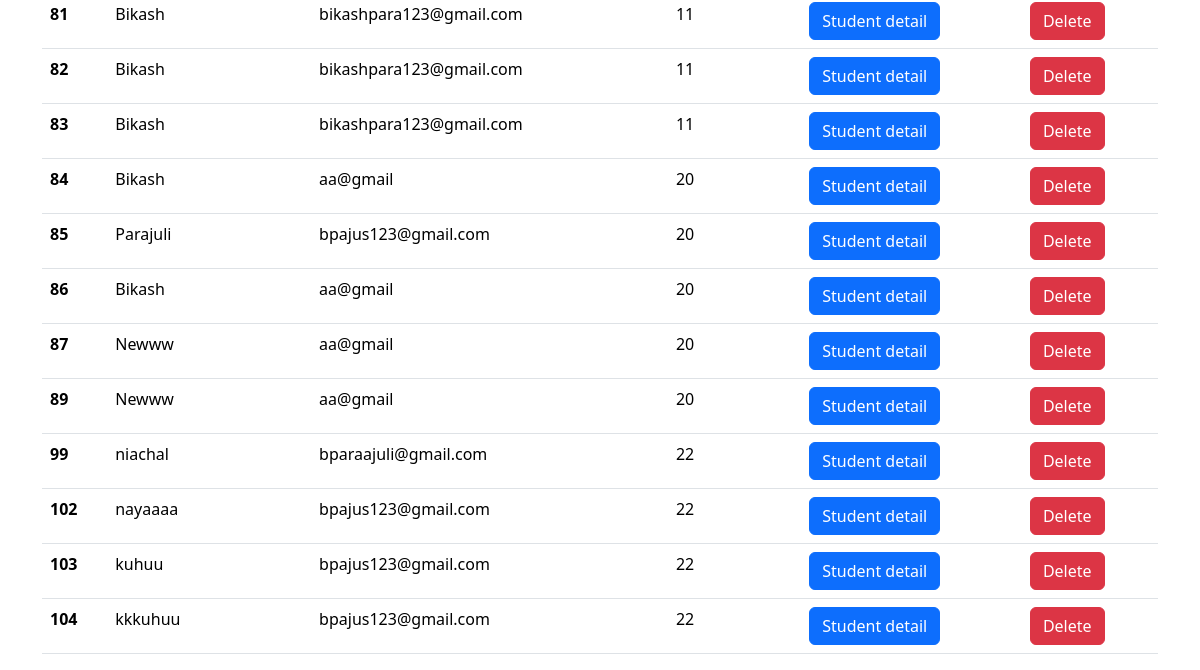
/student_list (lower part), run on an earlier commit of the app's database.
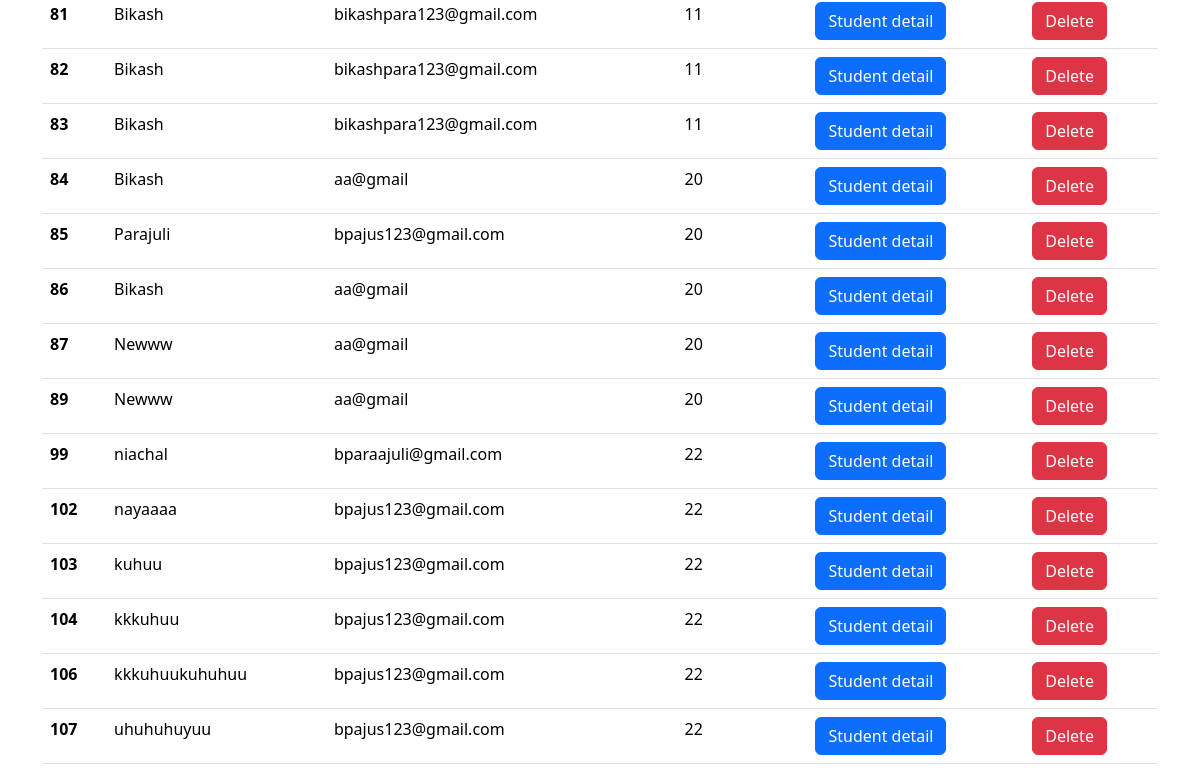
And on a later commit of the database.
### grading_tool/models.py (models this page shows, shortened)
class Student_profile(models.Model):
    student_name = models.CharField(max_length=100)
    student_age = models.IntegerField()
    student_rollno = models.IntegerField()
    student_address = models.CharField(max_length=250)
    student_contact = models.IntegerField()
    student_email = models.CharField(blank=True, null=True, max_length=250)
    student_standard = models.IntegerField()
    student_photo = models.ImageField(upload_to='student_photos/', null=True, blank=True)

### grading_tool/views.py (the view)
# urls.py: path('student_list', StudentListView.as_view(),name='student_list'),
class StudentListView(ListView):
    model = Student_profile
    template_name = 'student_list.html'
    context_object_name = 'students'
    def get_queryset(self):
        qs = Student_profile.objects.all()
        return qs

### grading_tool/templates/student_list.html (shortened to what this page needs)
{% extends 'base.html' %}
 {% block content %}
<div class="container table mt-3">
  <table class="table">
    <tbody>
      {% for student in students %}
      <tr>
        <th scope="row">{{student.id}}</th>
        <td>{{ student.student_name }}</td>
        <td>{{ student.student_email }}</td>
        <td>{{ student.student_standard }}</td>
        <td>
          <a href="{% url 'detail' student.id %}" class="btn btn-primary"
            >Student detail</a
          >
        </td>
        <td>
          <a href="{% url 'delete' student.id %}" class="btn btn-danger"
            >Delete</a
          >
        </td>
      </tr>
      {% endfor %}
    </tbody>
  </table>
</div>
{% endblock %}

What changed in the data, as far as the page shows it:
added Student_profile: id "106", student_name "kkkuhuukuhuhuu", student_email "bpajus123@gmail.com", student_standard "22"
added Student_profile: id "107", student_name "uhuhuhuyuu", student_email "bpajus123@gmail.com", student_standard "22"
